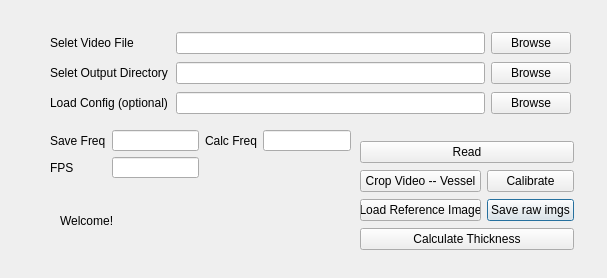
<?xml version="1.0" encoding="UTF-8"?>
<ui version="4.0">
 <class>DialogRef</class>
 <widget class="QDialog" name="DialogRef">
  <property name="geometry">
   <rect>
    <x>0</x>
    <y>0</y>
    <width>607</width>
    <height>278</height>
   </rect>
  </property>
  <property name="windowTitle">
   <string>Dialog</string>
  </property>
  <widget class="QLabel" name="labelLog">
   <property name="geometry">
    <rect>
     <x>60</x>
     <y>190</y>
     <width>291</width>
     <height>61</height>
    </rect>
   </property>
   <property name="text">
    <string>Welcome!</string>
   </property>
   <property name="wordWrap">
    <bool>true</bool>
   </property>
  </widget>
  <widget class="QWidget" name="">
   <property name="geometry">
    <rect>
     <x>50</x>
     <y>130</y>
     <width>301</width>
     <height>48</height>
    </rect>
   </property>
   <layout class="QGridLayout" name="gridLayout">
    <item row="1" column="0">
     <widget class="QLabel" name="labelRefDir_3">
      <property name="text">
       <string>FPS</string>
      </property>
     </widget>
    </item>
    <item row="0" column="2">
     <widget class="QLabel" name="labelRefDir_4">
      <property name="text">
       <string>Calc Freq</string>
      </property>
     </widget>
    </item>
    <item row="0" column="1">
     <widget class="QLineEdit" name="freqBox"/>
    </item>
    <item row="1" column="1">
     <widget class="QLineEdit" name="fpsBox"/>
    </item>
    <item row="0" column="0">
     <widget class="QLabel" name="labelRefDir_2">
      <property name="text">
       <string>Save Freq</string>
      </property>
     </widget>
    </item>
    <item row="0" column="3">
     <widget class="QLineEdit" name="freqBox_2"/>
    </item>
   </layout>
  </widget>
  <widget class="QWidget" name="">
   <property name="geometry">
    <rect>
     <x>360</x>
     <y>140</y>
     <width>214</width>
     <height>112</height>
    </rect>
   </property>
   <layout class="QGridLayout" name="gridLayout_2">
    <item row="3" column="1">
     <widget class="QPushButton" name="saveButton">
      <property name="text">
       <string>Save raw imgs</string>
      </property>
     </widget>
    </item>
    <item row="2" column="1">
     <widget class="QPushButton" name="saveButtonVessel">
      <property name="text">
       <string>Calibrate</string>
      </property>
     </widget>
    </item>
    <item row="2" column="0">
     <widget class="QPushButton" name="cropButtonVideo">
      <property name="text">
       <string>Crop Video -- Vessel</string>
      </property>
     </widget>
    </item>
    <item row="3" column="0">
     <widget class="QPushButton" name="loadrefButton">
      <property name="text">
       <string>Load Reference Image</string>
      </property>
     </widget>
    </item>
    <item row="4" column="0" colspan="2">
     <widget class="QPushButton" name="calcThickness">
      <property name="text">
       <string>Calculate Thickness</string>
      </property>
     </widget>
    </item>
    <item row="1" column="0" colspan="2">
     <widget class="QPushButton" name="readButton">
      <property name="text">
       <string>Read</string>
      </property>
     </widget>
    </item>
   </layout>
  </widget>
  <widget class="QWidget" name="">
   <property name="geometry">
    <rect>
     <x>50</x>
     <y>30</y>
     <width>521</width>
     <height>89</height>
    </rect>
   </property>
   <layout class="QVBoxLayout" name="verticalLayout">
    <item>
     <layout class="QHBoxLayout" name="horizontalLayout_2">
      <item>
       <widget class="QLabel" name="labelRefDir">
        <property name="minimumSize">
         <size>
          <width>120</width>
          <height>0</height>
         </size>
        </property>
        <property name="text">
         <string>Selet Video File</string>
        </property>
       </widget>
      </item>
      <item>
       <widget class="QLineEdit" name="showVideoFile"/>
      </item>
      <item>
       <widget class="QPushButton" name="browseVideo">
        <property name="text">
         <string>Browse</string>
        </property>
       </widget>
      </item>
     </layout>
    </item>
    <item>
     <layout class="QHBoxLayout" name="horizontalLayout">
      <item>
       <widget class="QLabel" name="labelTarDir">
        <property name="minimumSize">
         <size>
          <width>120</width>
          <height>0</height>
         </size>
        </property>
        <property name="text">
         <string>Selet Output Directory</string>
        </property>
       </widget>
      </item>
      <item>
       <widget class="QLineEdit" name="showOutput"/>
      </item>
      <item>
       <widget class="QPushButton" name="browseOutput">
        <property name="text">
         <string>Browse</string>
        </property>
       </widget>
      </item>
     </layout>
    </item>
    <item>
     <layout class="QHBoxLayout" name="horizontalLayout_3">
      <item>
       <widget class="QLabel" name="labelTarDir_2">
        <property name="minimumSize">
         <size>
          <width>120</width>
          <height>0</height>
         </size>
        </property>
        <property name="text">
         <string>Load Config (optional)</string>
        </property>
       </widget>
      </item>
      <item>
       <widget class="QLineEdit" name="showConfig"/>
      </item>
      <item>
       <widget class="QPushButton" name="browseConfig">
        <property name="text">
         <string>Browse</string>
        </property>
       </widget>
      </item>
     </layout>
    </item>
   </layout>
  </widget>
 </widget>
 <resources/>
 <connections/>
</ui>
